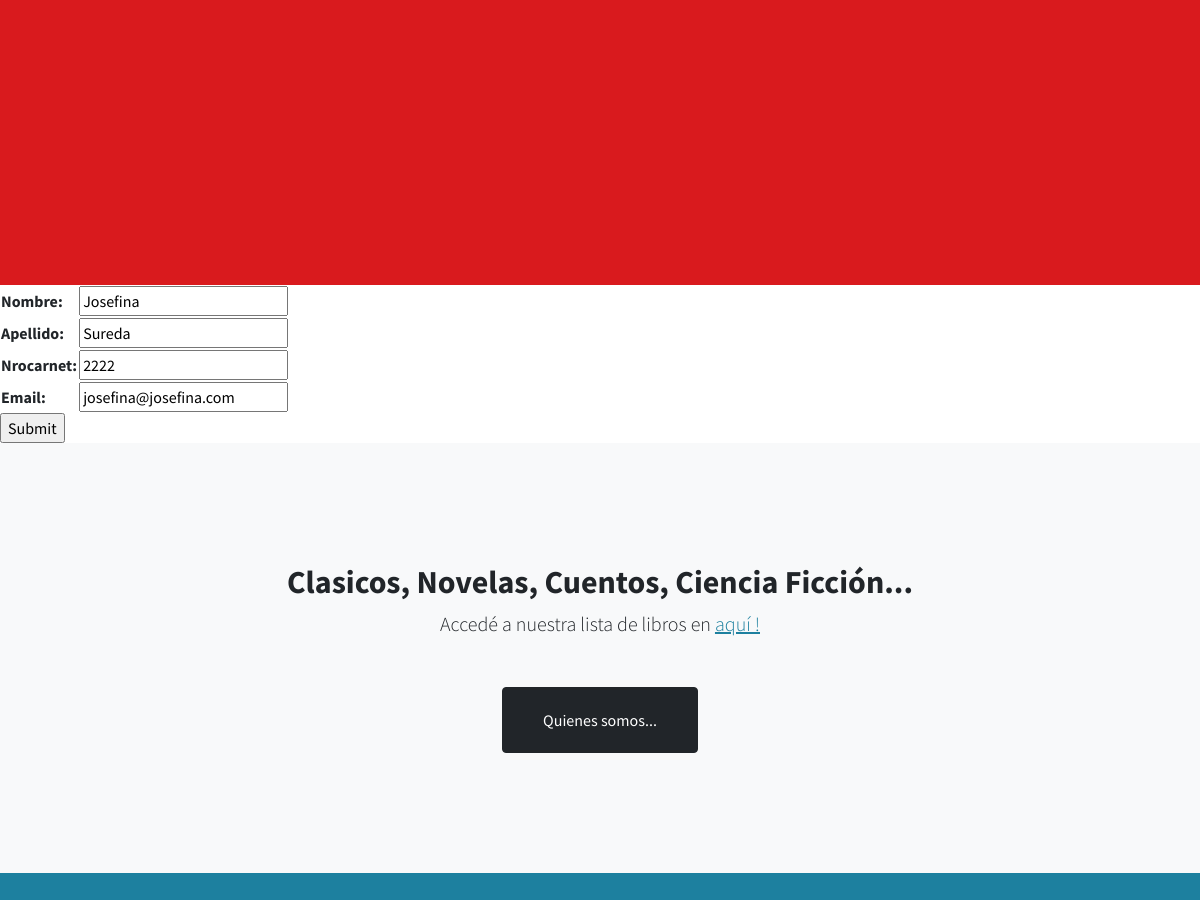
Page /App1/editarAsociados/Josefina/ (middle part) on the earlier database version.
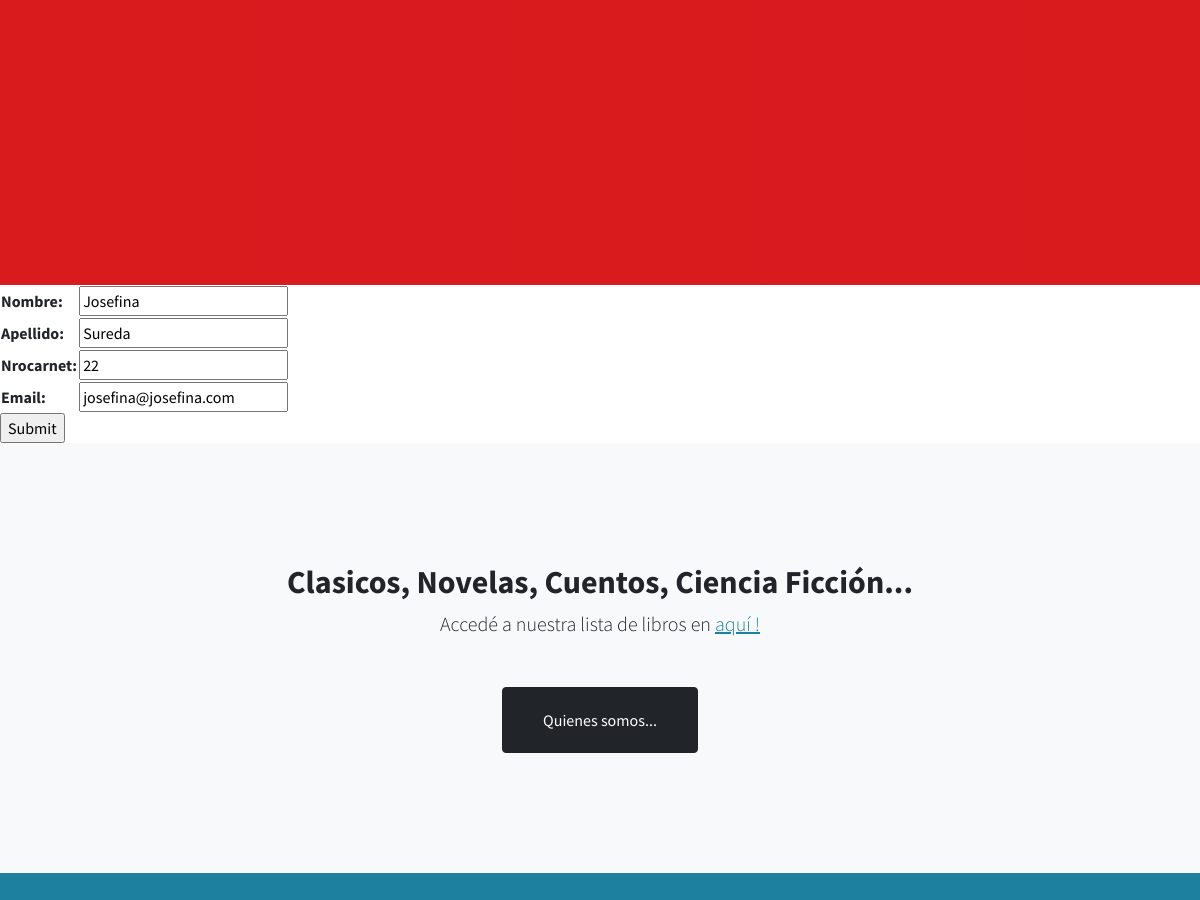
Same page on the later database version.
### App1/models.py (models this page shows, shortened)
class Asociados (models.Model):
    nombre = models.CharField(max_length=50)
    apellido = models.CharField(max_length=50)
    nroCarnet = models.IntegerField()
    email = models.EmailField()

### App1/views.py (the view)
# urls.py: path('editarAsociados/<nombre_para_editar>/', views.editarAsociados, name="EditarAsociados"),
def editarAsociados(request, nombre_para_editar):
    asociado = Asociados.objects.get(nombre=nombre_para_editar)
    if request.method == "POST":
        miFormulario = AsociadosFormulario(request.POST)
        if miFormulario.is_valid():
            informacion = miFormulario.cleaned_data
            asociado.nombre = informacion["nombre"]
            asociado.apellido = informacion["apellido"]
            asociado.nroCarnet = informacion["nroCarnet"]
            asociado.email = informacion["email"]
            asociado.save()
            return render(request, "App1/inicio.html")
    else:
        miFormulario = AsociadosFormulario(initial={"nombre":asociado.nombre,"apellido":asociado.apellido,"nroCarnet":asociado.nroCarnet,"email":asociado.email})
    return render(request, "App1/editarAsociados.html",{"miFormulario":miFormulario,"nombre_para_editar":nombre_para_editar})

### App1/forms.py
class AsociadosFormulario(forms.Form):
    nombre = forms.CharField(max_length=50)
    apellido = forms.CharField(max_length=50)
    nroCarnet = forms.IntegerField()
    email = forms.EmailField()

### App1/templates/App1/editarAsociados.html (shortened to what this page needs)
{% extends "App1/padre.html" %}
{% load static %}
{% block contenido %}
    <form action="" method="POST">{% csrf_token %}
        <table>
        {{ miFormulario.as_table }}
        </table>
        <input type="submit" name="ENVIAR">
    </form>
{% endblock %}

Differences in the rows shown:
changed Asociados "Josefina": nroCarnet "2222" → "22"
